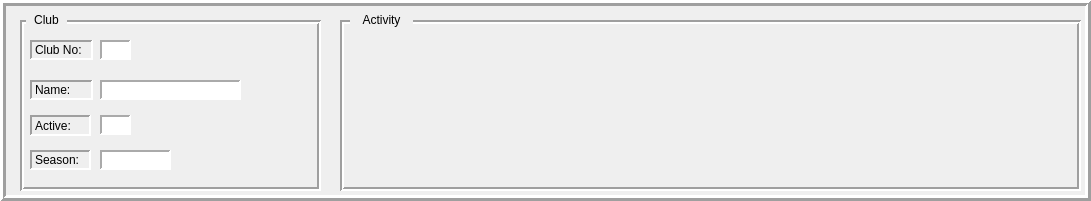
   <widget class="QFrame" name="sessionPanel">
    <property name="geometry">
     <rect>
      <x>10</x>
      <y>20</y>
      <width>1091</width>
      <height>201</height>
     </rect>
    </property>
    <property name="frameShape">
     <enum>QFrame::Shape::Box</enum>
    </property>
    <property name="frameShadow">
     <enum>QFrame::Shadow::Raised</enum>
    </property>
    <property name="lineWidth">
     <number>3</number>
    </property>
    <widget class="QFrame" name="fr_clubPanel">
     <property name="geometry">
      <rect>
       <x>20</x>
       <y>20</y>
       <width>301</width>
       <height>171</height>
      </rect>
     </property>
     <property name="frameShape">
      <enum>QFrame::Shape::Box</enum>
     </property>
     <property name="frameShadow">
      <enum>QFrame::Shadow::Sunken</enum>
     </property>
     <property name="lineWidth">
      <number>2</number>
     </property>
     <widget class="QLabel" name="label_8">
      <property name="geometry">
       <rect>
        <x>10</x>
        <y>20</y>
        <width>63</width>
        <height>20</height>
       </rect>
      </property>
      <property name="frameShape">
       <enum>QFrame::Shape::Panel</enum>
      </property>
      <property name="frameShadow">
       <enum>QFrame::Shadow::Sunken</enum>
      </property>
      <property name="lineWidth">
       <number>2</number>
      </property>
      <property name="text">
       <string>Club No:</string>
      </property>
     </widget>
     <widget class="QLabel" name="label_17">
      <property name="geometry">
       <rect>
        <x>10</x>
        <y>95</y>
        <width>61</width>
        <height>21</height>
       </rect>
      </property>
      <property name="frameShape">
       <enum>QFrame::Shape::Panel</enum>
      </property>
      <property name="frameShadow">
       <enum>QFrame::Shadow::Sunken</enum>
      </property>
      <property name="lineWidth">
       <number>2</number>
      </property>
      <property name="text">
       <string>Active:</string>
      </property>
     </widget>
     <widget class="QLabel" name="label_18">
      <property name="geometry">
       <rect>
        <x>10</x>
        <y>60</y>
        <width>63</width>
        <height>20</height>
       </rect>
      </property>
      <property name="frameShape">
       <enum>QFrame::Shape::Panel</enum>
      </property>
      <property name="frameShadow">
       <enum>QFrame::Shadow::Sunken</enum>
      </property>
      <property name="lineWidth">
       <number>2</number>
      </property>
      <property name="text">
       <string>Name:</string>
      </property>
     </widget>
     <widget class="QLabel" name="label_19">
      <property name="geometry">
       <rect>
        <x>10</x>
        <y>130</y>
        <width>61</width>
        <height>20</height>
       </rect>
      </property>
      <property name="frameShape">
       <enum>QFrame::Shape::Panel</enum>
      </property>
      <property name="frameShadow">
       <enum>QFrame::Shadow::Sunken</enum>
      </property>
      <property name="lineWidth">
       <number>2</number>
      </property>
      <property name="text">
       <string>Season:</string>
      </property>
     </widget>
     <widget class="QLabel" name="hdrClubNumber">
      <property name="geometry">
       <rect>
        <x>80</x>
        <y>20</y>
        <width>31</width>
        <height>20</height>
       </rect>
      </property>
      <property name="autoFillBackground">
       <bool>false</bool>
      </property>
      <property name="styleSheet">
       <string notr="true">color: rgb(85, 0, 255);
background-color: rgb(255, 255, 255);</string>
      </property>
      <property name="frameShape">
       <enum>QFrame::Shape::Panel</enum>
      </property>
      <property name="frameShadow">
       <enum>QFrame::Shadow::Sunken</enum>
      </property>
      <property name="lineWidth">
       <number>2</number>
      </property>
      <property name="text">
       <string/>
      </property>
      <property name="alignment">
       <set>Qt::AlignmentFlag::AlignRight|Qt::AlignmentFlag::AlignTrailing|Qt::AlignmentFlag::AlignVCenter</set>
      </property>
     </widget>
     <widget class="QLabel" name="hdrClubName">
      <property name="geometry">
       <rect>
        <x>80</x>
        <y>60</y>
        <width>141</width>
        <height>20</height>
       </rect>
      </property>
      <property name="styleSheet">
       <string notr="true">color: rgb(85, 0, 255);
background-color: rgb(255, 255, 255);</string>
      </property>
      <property name="frameShape">
       <enum>QFrame::Shape::Panel</enum>
      </property>
      <property name="frameShadow">
       <enum>QFrame::Shadow::Sunken</enum>
      </property>
      <property name="lineWidth">
       <number>2</number>
      </property>
      <property name="text">
       <string/>
      </property>
     </widget>
     <widget class="QLabel" name="hdrActivePlayerCount">
      <property name="geometry">
       <rect>
        <x>80</x>
        <y>95</y>
        <width>31</width>
        <height>20</height>
       </rect>
      </property>
      <property name="styleSheet">
       <string notr="true">color: rgb(85, 0, 255);
background-color: rgb(255, 255, 255);</string>
      </property>
      <property name="frameShape">
       <enum>QFrame::Shape::Panel</enum>
      </property>
      <property name="frameShadow">
       <enum>QFrame::Shadow::Sunken</enum>
      </property>
      <property name="lineWidth">
       <number>2</number>
      </property>
      <property name="text">
       <string/>
      </property>
      <property name="alignment">
       <set>Qt::AlignmentFlag::AlignRight|Qt::AlignmentFlag::AlignTrailing|Qt::AlignmentFlag::AlignVCenter</set>
      </property>
     </widget>
     <widget class="QLabel" name="hdrSeason">
      <property name="geometry">
       <rect>
        <x>80</x>
        <y>130</y>
        <width>71</width>
        <height>20</height>
       </rect>
      </property>
      <property name="styleSheet">
       <string notr="true">color: rgb(85, 0, 255);
background-color: rgb(255, 255, 255);</string>
      </property>
      <property name="frameShape">
       <enum>QFrame::Shape::Panel</enum>
      </property>
      <property name="frameShadow">
       <enum>QFrame::Shadow::Sunken</enum>
      </property>
      <property name="lineWidth">
       <number>2</number>
      </property>
      <property name="text">
       <string/>
      </property>
     </widget>
    </widget>
    <widget class="QFrame" name="fr_activityPanel">
     <property name="geometry">
      <rect>
       <x>340</x>
       <y>20</y>
       <width>741</width>
       <height>171</height>
      </rect>
     </property>
     <property name="frameShape">
      <enum>QFrame::Shape::Box</enum>
     </property>
     <property name="frameShadow">
      <enum>QFrame::Shadow::Sunken</enum>
     </property>
     <property name="lineWidth">
      <number>2</number>
     </property>
     <widget class="QStackedWidget" name="stackedActivityWidget">
      <property name="geometry">
       <rect>
        <x>11</x>
        <y>10</y>
        <width>731</width>
        <height>161</height>
       </rect>
      </property>
      <property name="currentIndex">
       <number>3</number>
      </property>
      <widget class="QWidget" name="playersActivityPage"/>
      <widget class="QWidget" name="tourneysActivityPage"/>
      <widget class="QWidget" name="reportsActivityPage"/>
      <widget class="QWidget" name="resultsActivityPage"/>
     </widget>
    </widget>
    <widget class="QLabel" name="clubFrameLabel">
     <property name="geometry">
      <rect>
       <x>26</x>
       <y>10</y>
       <width>41</width>
       <height>20</height>
      </rect>
     </property>
     <property name="autoFillBackground">
      <bool>true</bool>
     </property>
     <property name="text">
      <string>Club</string>
     </property>
     <property name="alignment">
      <set>Qt::AlignmentFlag::AlignCenter</set>
     </property>
    </widget>
    <widget class="QLabel" name="activityFrameLabel">
     <property name="geometry">
      <rect>
       <x>350</x>
       <y>10</y>
       <width>63</width>
       <height>20</height>
      </rect>
     </property>
     <property name="autoFillBackground">
      <bool>true</bool>
     </property>
     <property name="styleSheet">
      <string notr="true">opacity: 1.0;</string>
     </property>
     <property name="text">
      <string>Activity</string>
     </property>
     <property name="alignment">
      <set>Qt::AlignmentFlag::AlignCenter</set>
     </property>
    </widget>
   </widget>
